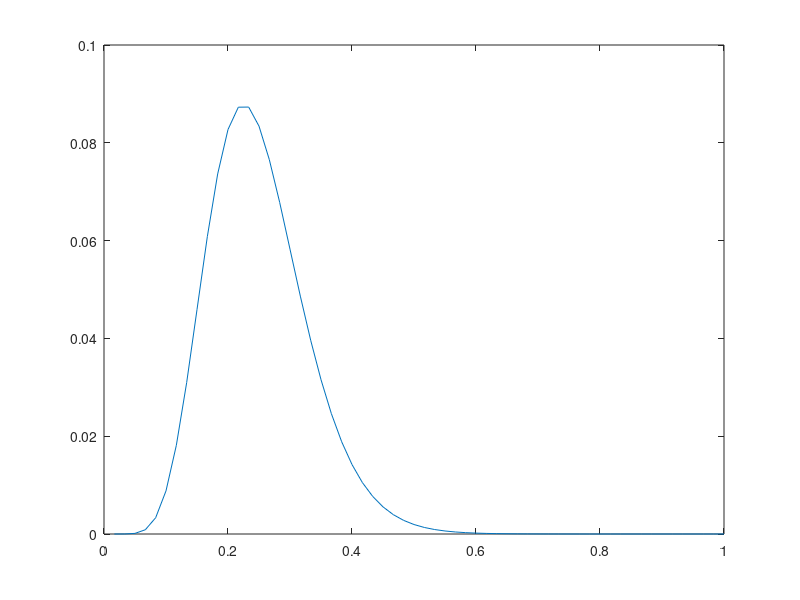

This figure's MATLAB source: (Note: this script raises an error after producing the figure.)

% Make fake impulse response function with Gamma function (gammapdf)

fake_IRF = gampdf(1:60,10,1.5);

figure
plot((1:60)/60,fake_IRF)

%%

% Make fake random walk signal with SD = 3 (likely experimental condition)
% 100 "trials"

for i = 1:100

    % Random walk:

    stim_RW = normrnd(0, 5, [1,1500]);
    stim_RW = cumsum(stim_RW);

    all_stim_RW(i,:) = stim_RW;

    % Sinusoid:

%     f = 1/120;
%     p = 120;
%     a = 8;
%     t = 1:1:1500;
%     %y = a*sin(2*pi*f*t);
%     y = a*sin(mod(t,p)*(2*pi/p));
    
    all_stim_SW(i,:) = y;

end

%%

figure

plot(all_stim_RW(1,:))
hold on;
plot(all_stim_SW(1,:))


% Combine

%all_stim = all_stim_RW + all_stim_SW;
all_stim = all_stim_RW;

%%

% Pad IRF to center peak within the array

IRF_pad = [zeros(1,32), fake_IRF];


% Convolve IRF with signal

for t = 1:size(all_stim,1)
    %resp(t,:) = conv(all_stim(t,:), flip(fake_IRF), 'same');
    %resp(t,:) = conv(flip(IRF_pad), all_stim(t,:), 'same');
    resp(t,:) = conv(all_stim(t,:), fake_IRF, 'full');

end

% Plot stuff

figure

plot(all_stim(1,:))
hold on;
plot(resp(1,1:1500))

%%

% Take difference 

stim_diff = diff(all_stim,1,2);
resp_diff = diff(resp,1,2);

% Cross correlate

smpVal = 1:1:size(stim_diff,2);     % Values at which time series are sampled
maxLagVal = 120;                    % Maximum lag (in units of smpVal)
bPLOT = 0;                          % Plot or not
bPLOTall = 0;                       % Plot or not   


for t = 1:size(all_stim,1)
   
    [r, lags] = xcorrEasy(stim_diff(t,:)',resp_diff(t,:)', smpVal', maxLagVal, 'coeff', [], bPLOT, bPLOTall);

    all_r(t,:) = r;
    all_lags(t,:) = lags;
end

%%

% Average cross correlation

avg_xcorr_5 = mean(all_r,1);
avg_lag_5 = mean(all_lags,1);

% Plot stuff

figure
plot(avg_lag_5/60,avg_xcorr_5)
xlim([0 1])


